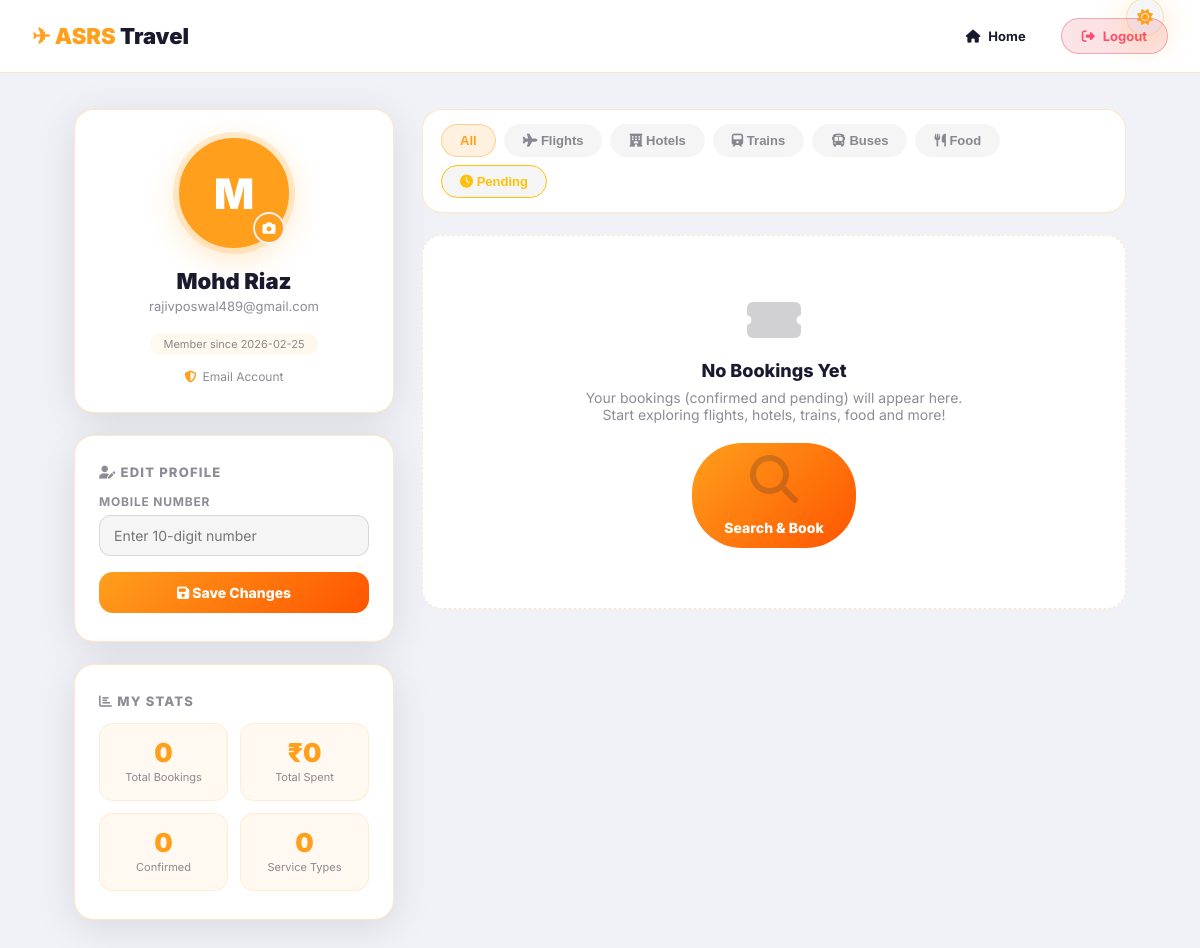
Page /profile (signed in) on the earlier database version.
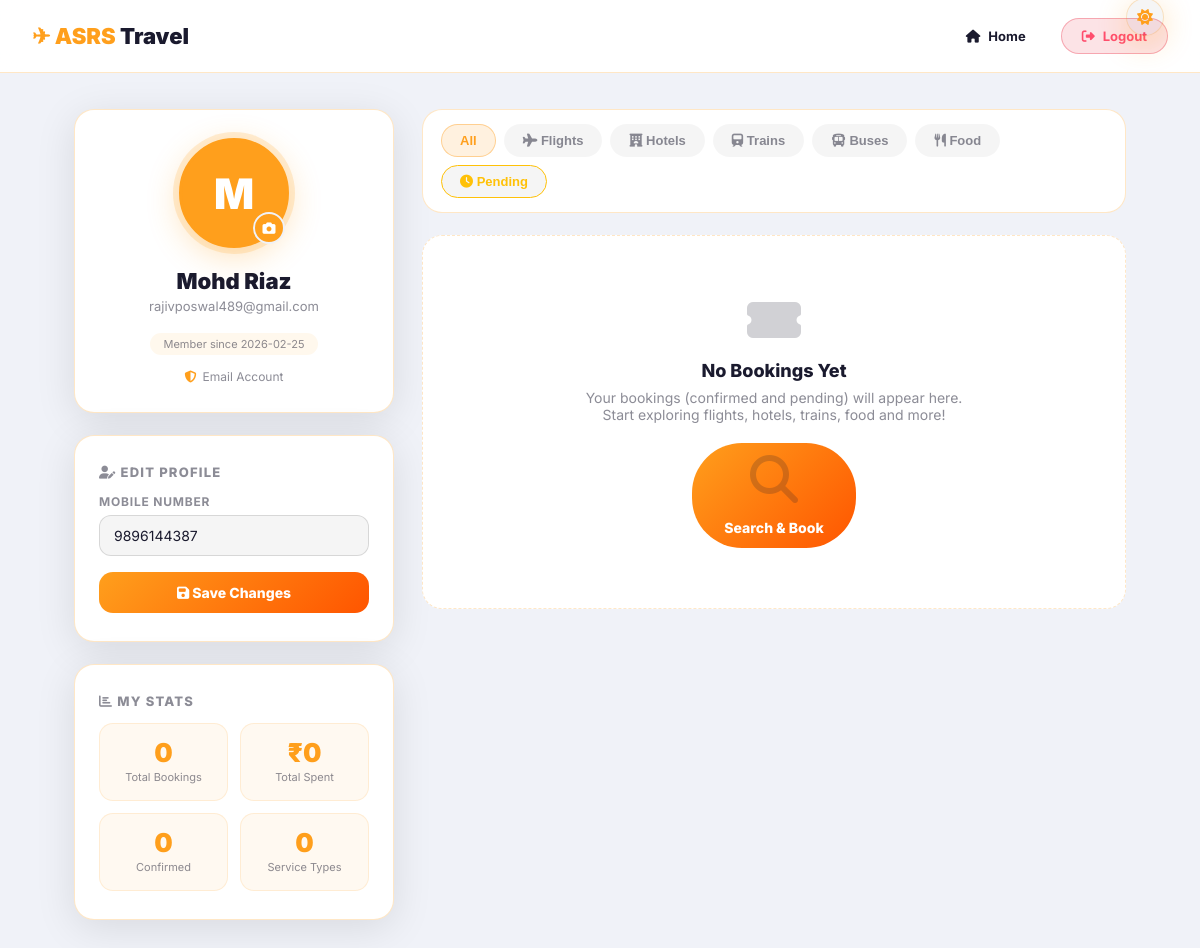
Same page on the later database version.
### tables this page shows
CREATE TABLE users (
            id            INTEGER PRIMARY KEY AUTOINCREMENT,
            username      TEXT NOT NULL UNIQUE,
            email         TEXT NOT NULL UNIQUE,
            password_hash TEXT,
            avatar_color  TEXT DEFAULT '#ff9f1c',
            auth_provider TEXT DEFAULT 'email',
            created_at    TEXT DEFAULT (datetime('now'))
        , profile_photo TEXT, phone TEXT);

### bookticket.py (the view)
@app.route("/profile")
@login_required
def profile():
    username = session['user']
    with get_db() as conn:
        user = dict(conn.execute(
            "SELECT * FROM users WHERE username = ?", (username,)
        ).fetchone())
        bookings = [dict(r) for r in conn.execute(
            "SELECT * FROM bookings WHERE user_id = ? ORDER BY booked_at DESC",
            (user['id'],)
        ).fetchall()]
    total_spent = sum(b['price'] for b in bookings)
    by_type = {}
    for b in bookings:
        by_type[b['service_type']] = by_type.get(b['service_type'], 0) + 1
    return render_template("profile.html",
        user         = user,
        bookings     = bookings,
        total_spent  = total_spent,
        by_type      = by_type,
        avatar_color = session.get('avatar_color', '#ff9f1c'),
    )

### bookticket.py (called while the page is built, shortened)
def login_required(f):
    @wraps(f)
    def decorated(*args, **kwargs):
        return f(*args, **kwargs)
    return decorated

def get_db():
    conn = sqlite3.connect(DB_PATH)
    conn.row_factory = sqlite3.Row
    return conn

### templates/profile.html (shortened to what this page needs)
<!DOCTYPE html>
<html lang="en">
<head>
    <link rel="stylesheet" href="{{ url_for('static', filename='bookticket.css') }}">
    <link rel="stylesheet" href="https://cdnjs.cloudflare.com/ajax/libs/font-awesome/6.4.0/css/all.min.css">
</head>
<body data-theme="dark">
    <header class="pr-header">
        <a href="{{ url_for('index') }}" class="pr-logo">✈ ASRS<span> Travel</span></a>
        <nav class="pr-nav">
            <button id="theme-toggle" title="Toggle theme" style="width:38px;height:38px;border-radius:50%;background:var(--tab-bg);
                     border:1.5px solid var(--card-border);color:var(--accent);font-size:16px;
                     cursor:pointer;display:flex;align-items:center;justify-content:center;
                     transition:background .2s,transform .15s;">
                <i class="fas fa-moon"></i>
            </button>
            <a href="{{ url_for('index') }}" class="btn-back"><i class="fas fa-home"></i> Home</a>
            <a href="{{ url_for('logout') }}" class="btn-logout"><i class="fas fa-sign-out-alt"></i> Logout</a>
        </nav>
    </header>
    <div class="pr-body">
        <div class="pr-left">
            <div class="pr-card" style="text-align:center;">
                <div class="avatar-wrap">
                    {% if user.profile_photo %}
                    <img class="avatar-img" id="avatar-preview"
                        src="{{ url_for('static', filename='uploads/' ~ user.profile_photo) }}" alt="Profile Photo">
                    {% else %}
                    <div class="avatar-initials" id="avatar-preview" data-bgcolor="{{ avatar_color }}">
                        {{ user.username[0].upper() }}
                    </div>
                    {% endif %}
                    <label for="photo-input" class="avatar-edit-btn" title="Change Photo">
                        <i class="fas fa-camera"></i>
                    </label>
                </div>
                <div class="pr-username">{{ user.username }}</div>
                <div class="pr-email">{{ user.email }}</div>
                <div class="pr-since">
                    Member since {{ user.created_at[:10] if user.created_at else 'N/A' }}
                </div>
                <div class="pr-provider-badge">
                    <i class="fas fa-shield-alt"></i>
                    {{ user.auth_provider | capitalize }} Account
                </div>
            </div>
            <div class="pr-card">
                <div class="pr-section-title"><i class="fas fa-user-edit"></i> Edit Profile</div>
                <form action="{{ url_for('profile_update') }}" method="POST">
                    <label class="pr-label">Mobile Number</label>
                    <input class="pr-input" type="tel" name="phone" maxlength="10" placeholder="Enter 10-digit number"
                        value="{{ user.phone or '' }}" pattern="[0-9]{10}" title="10-digit Indian mobile number">
                    <button type="submit" class="pr-save-btn">
                        <i class="fas fa-save"></i> Save Changes
                    </button>
                </form>
            </div>
            <div class="pr-card">
                <div class="pr-section-title"><i class="fas fa-chart-bar"></i> My Stats</div>
                <div class="stats-grid">
                    <div class="stat-box">
                        <div class="stat-num">{{ bookings|length }}</div>
                        <div class="stat-label">Total Bookings</div>
                    </div>
                    <div class="stat-box">
                        <div class="stat-num">₹{{ "{:,}".format(total_spent) }}</div>
                        <div class="stat-label">Total Spent</div>
                    </div>
                    <div class="stat-box">
                        <div class="stat-num">{{ bookings|selectattr('status','eq','Confirmed')|list|length }}</div>
                        <div class="stat-label">Confirmed</div>
                    </div>
                    <div class="stat-box">
                        <div class="stat-num">{{ by_type|length }}</div>
                        <div class="stat-label">Service Types</div>
                    </div>
                </div>
            </div>
        </div>
        <div class="pr-right">
            <div class="bk-tabs">
                <button class="bk-tab active" data-filter="all">All</button>
                <button class="bk-tab" data-filter="Flight"><i class="fas fa-plane"></i> Flights</button>
                <button class="bk-tab" data-filter="Hotel"><i class="fas fa-hotel"></i> Hotels</button>
                <button class="bk-tab" data-filter="Train"><i class="fas fa-train"></i> Trains</button>
                <button class="bk-tab" data-filter="Bus"><i class="fas fa-bus"></i> Buses</button>
                <button class="bk-tab" data-filter="Food"><i class="fas fa-utensils"></i> Food</button>
                <button class="bk-tab" data-filter="__pending__" style="color:#ffc107;border-color:#ffc107;"><i
                        class="fas fa-clock"></i> Pending</button>
            </div>
            {% if bookings %}
            <div class="bk-list" id="bk-list">
                {% for b in bookings %}
                {% set icons =
                {'Flight':'fa-plane','Hotel':'fa-hotel','Train':'fa-train','Bus':'fa-bus','Food':'fa-utensils'} %}
                <div class="bk-card" data-type="{{ b.service_type }}" data-status="{{ b.status }}">
                    <div class="bk-icon {{ b.service_type }}">
                        <i class="fas {{ icons.get(b.service_type, 'fa-ticket-alt') }}"></i>
                    </div>
                    <div class="bk-info">
                        <div class="bk-ref">{{ b.booking_ref }}</div>
                        <div class="bk-name">{{ b.item_name or b.service_type }}</div>
                        <div class="bk-route">
                            {% if b.from_city %}<span>{{ b.from_city }}</span><i
                                class="fas fa-arrow-right bk-arrow"></i><span>{{ b.to_city }}</span>{% endif %}
                            {% if b.seat_room %} &bull; {{ b.seat_room }}{% endif %}
                            {% if b.class_type %} &bull; {{ b.class_type }}{% endif %}
                            {% if b.status == 'Payment Pending' and b.service_type == 'Food' %}
                            <span style="display:block;margin-top:4px;font-size:11px;color:#ffc107;">
                                <i class="fas fa-clock"></i> Pay on delivery
                            </span>
                            {% elif b.status == 'Payment Pending' %}
                            <span style="display:block;margin-top:4px;font-size:11px;color:#ffc107;">
                                <i class="fas fa-clock"></i> Complete payment to confirm
                            </span>
                            {% endif %}
                        </div>
                    </div>
                    <div class="bk-meta">
                        <div class="bk-price">&#8377;{{ "{:,}".format(b.price) }}</div>
                        <div class="bk-date">{{ b.booked_at[:10] }}</div>
                        <div class="bk-status {{ b.status|replace(' ','-') }}">{{ b.status }}</div>
                        {% if b.status == 'Payment Pending' and b.service_type == 'Food' %}
                        <button class="pay-now-btn" onclick="payNow(this, '{{ b.booking_ref }}')" title="Mark as paid">
                            <i class="fas fa-credit-card"></i> Pay Now
                        </button>
                        {% endif %}
                    </div>
                </div>
                {% endfor %}
            </div>
            {% else %}
            <div class="bk-empty" id="bk-empty">
                <i class="fas fa-ticket-alt"></i>
                <h3>No Bookings Yet</h3>
                <p>Your bookings (confirmed and pending) will appear here.<br>
                    Start exploring flights, hotels, trains, food and more!</p>
                <a href="{{ url_for('index') }}" class="btn-book-now">
                    <i class="fas fa-search"></i> Search &amp; Book
                </a>
            </div>
            {% endif %}
        </div>
    </div>
</body>
</html>

### static/bookticket.css (style rules this page uses)
:root { --bg: #f7f3ec; --card-bg: #ffffff; --text: #1a1a1a; --muted: #7a7a7a; --accent: #ff9f1c; --accent2: #4facfe; --border: rgba(0, 0, 0, 0.07); --shadow: rgba(0, 0, 0, 0.06); --hero-shade: rgba(0, 0, 0, 0.38); --input-bg: #f0ebe2; }
* { margin: 0; padding: 0; box-sizing: border-box; }
body { font-family: 'Outfit', sans-serif; background: var(--bg); color: var(--text); transition: background 0.4s, color 0.4s; overflow-x: hidden; }
a { text-decoration: none; color: inherit; }
header { background: var(--card-bg); padding: 18px 6%; display: flex; justify-content: space-between; align-items: center; position: sticky; top: 0; z-index: 999; border-bottom: 1px solid var(--border); box-shadow: 0 4px 30px var(--shadow); }
#theme-toggle { position: fixed; bottom: 36px; right: 36px; width: 60px; height: 60px; border-radius: 50%; border: 2px solid var(--accent); background: var(--card-bg); color: var(--accent); font-size: 22px; cursor: pointer; z-index: 9999; display: flex; align-items: center; justify-content: center; box-shadow: 0 8px 30px rgba(255, 159, 28, 0.3); transition: transform 0.3s; }

Differences in the rows shown:
changed users "Mohd Riaz": phone (not shown) → "9896144387"
